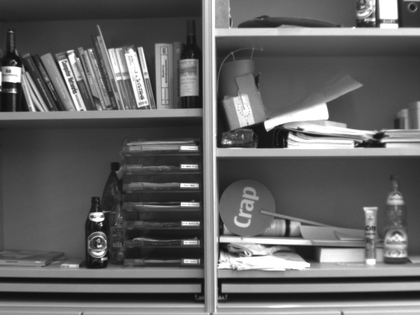
%> input picture Modul3/Bilder/I1.bmp, 420 x 315 px, shrunk from 640 x 480 before the run
$ octave CVHA3.m   (GNU Octave 9; MATLAB toolbox functions it lacks are replaced by stand-ins)
%> lines starting %> are read from the running program, lines starting %| are printed output that depends on the picture; in (x1, y1, x2, y2) boxes, pixels count from 0 and x2, y2 are one past the last pixel; in counts of white or black regions, pixels touching at a corner belong together; the program's own positions count from 1
### Modul3/sobel_xy.m
function [Ix,Iy]=sobel_xy(I)
%Interpolations Filter
di = [1  2 1];
%Ableitungs Filter
dd = [1 0 -1];
Ix=conv2(di,dd,I,'same');
Iy=conv2(dd,di,I,'same');
end

### Modul3/harris_detektor.m
function  Merkmale=harris_detektor(Bild,W,k,tau,tile_size,N,min_dist,do_plot)
%% Überprüfung der Eingabeparameter
switch nargin
    case 1
        W=7;
        k=0.03;
        tau = 0.01;
        tile_size = [40,40];
        N = 5;
        min_dist = 10;

    case 2
        k=0.03;
        tau = 0.01;
        tile_size = [40,40];
        N = 5;
        min_dist = 10;
    case 3
        tau = 0.01;
        tile_size = [40,40];
        N = 5;
        min_dist = 10;
    case 4
        tile_size = [40,40];
        N = 5;
        min_dist = 10;
    case 5
        N = 5;
        min_dist = 10;
    case 6
        min_dist = 10;
end

%Falls Tilesize nur als Skalar, erstelle quadratisches Fenster
if numel(tile_size) == 1
    tile_size=[tile_size,tile_size];
end
%% Vorbereitung zur Feature Detektion
%Hier noch eine weitere Gradienten-Funktion angegeben, die Gradienten
%mittels Gauss Filter approximiert, siehe Skript
%[Ix,Iy ]= Bild_gradient(Bild,1);
[Ix,Iy ]= sobel_xy(Bild);

%Wir wählen hier ein Fenster mit Gauss-Gewichtung zur besseren Bestimmung der
%Position der Merkmale. Üblicherweise kann man sigma = Filterlänge/5
%wählen.
fmask1   = fspecial('gaussian',[W,1],W/5);
%Das wäre die Fensterung ohne Gewichtung
%fmask1   = ones(W,1);

%Bestimmung der Einträge der G-Matrix
%G(1,1) Summe aller Ix^2 in Fenster W
Ixqval  = double(conv2(fmask1,fmask1,Ix.^2, 'same'));
%G(2,2) Summe aller Iy^2 in Fenster W
Iyqval  = double(conv2(fmask1,fmask1,Iy.^2, 'same'));
%G(1,2) und G(2,1) Summe aller Ix*Iy in Fenster W
Ixyval  = double(conv2(fmask1,fmask1,Ix.*Iy, 'same'));


%% Eigentliche Feature Detektion über Harrismessung
% Harrismessung
corner   = ((Ixqval.*Iyqval - Ixyval.^2) - k*(Ixqval + Iyqval).^2);


%Hier wäre der Code für erste Version, betrachte nur jeweils den kleineren
%Eigenwert der G-Matrizen. Die Eigenwerte einer 2x2 Matrix können ganz
%einfach berechnet werden ohne eine spezielle Funktion. Das /2 könnte auch
%weggelassen werden, um Rechenzeit zu sparen.
% sq=sqrt(Iyqval.^2 - 2.*Ixqval.*Iyqval + 4.*Ixyval.^2 + Ixqval.^2);
% EW1 = (-sq + Iyqval + Ixqval)/2;
% EW2 = (sq + Iyqval + Ixqval)/2;
% corner=zeros(size(EW1));

%Da man nicht weiß, welcher der berechneten Eigenwerte der kleinere ist,
%wird hier die Auswahl getroffen
% Selection = EW1<EW2;
% corner(Selection)=EW1(Selection);
% corner(~Selection)=EW2(~Selection);


test_tau = mean(corner(corner>0))*0.6;

% Da oben in Ixqval usw. wieder eine Faltung stattgefunden hat, müssen die
% Nullränder unterdrückt werden. Maske zur Unterdrückung wird in
% Funktion zeroBorder erstellt.
corner = corner.*zeroBorder(corner,ceil(W/2));

%Schwellwertbildung der Merkmale
corner(corner<=max(tau,test_tau)) = 0;

%% Einführung maximaler Anzahl an Merkmalen + minimaler Abstand 2er Merkmale

%Das AKKA ist ein Akkumulator Feld. Das Akkumulator Feld gibt
%Aufschluss darüber, wie viele Merkmale pro Kachel schon gefunden wurden.
%Somit muss der Wert des Elementes des AKKAs, welches der Kachel
%entspricht, in der ein Merkmal gefunden wurde, um 1 erhöht werden, wenn ein
%neues Merkmal detektiert wurde
AKKA = zeros(ceil(size(Bild,1)/tile_size(1)),ceil(size(Bild,2)/tile_size(2)));

%Die Matrix Cake beinhaltet eine "Kuchenmatrix", die eine kreisförmige
%Anordnung von Nullen beinhaltet und der Rest ist mit Einsen aufgefüllt.
%Diese dient dazu, dass man von jedem Merkmalspunkt nicht extra die
%Distanzen zu allen anderen Merkmalen bestimmen muss, sondern einfach die
%Punkte unterdrückt, die diesen minimalen Abstand nicht einhalten
Cake    = cake(min_dist);

%Damit diese Matrix Cake immer mit der Region um den gefundenen
%Merkmalspunkt elementweise multipliziert werden kann, auch an den Rändern
%der Matrix corner, wird die Matrix corner um einen "Nullrand", der genau
%dem minimalen Abstand entspricht, erweitert
Z = zeros(size(corner,1)+2*min_dist,size(corner,2)+2*min_dist);
Z((min_dist + 1):(size(corner,1)+min_dist),(min_dist + 1):(size(corner,2)+min_dist)) = corner;
corner = Z;


%Sortierung der Merkmale der Stärke nach absteigend
[sorted_list,sorted_index] = sort(corner(:),'descend');
%Eliminiere alle Indizes deren Merkmalsstärke = 0 (durch Schwellwert)
sorted_index(sorted_list==0)=[];

%Maximale Anzahl an Iterationen, falls alle Merkmale die in der sorted list
%vorkommen und deren Stärke größer 0 ist als endgültige Merkmale detektiert
%werden
end_search      = numel(sorted_index);
size_corner     = size(corner);

% Hier werden die Merkmale gespeichert. Die maximale Anzahl an Merkmalen
% entspricht der Anzahl der Kacheln * N. Damit initialisieren wir die
% Matrix Merkmale um Geschwindigkeitsverluste durch Speicherallokation zu vermeiden.
Merkmale=zeros(2,min(numel(AKKA)*N,end_search));
feature_count=1;


for  current_point = 1:end_search
    % Nehme nächstes Element aus sortierter Liste
    pt_index = sorted_index(current_point);
    %Falls dieser Punkt aufgrund von Distanz oder erreichter maximaler
    %Anzahl an Merkmalen pro Fenster schon auf 0 gesetzt wurde, wird hier
    %gestoppt und das nächste Element untersucht

    if(corner(pt_index)==0)
            continue;
    else
           %Extrahiere Reihen- und Spaltenindex. ind2sub wäre die
           %entsprechende Matlabfunktion, ist allerdings deutlich
           %langsamer als die verwendete Berechnung der Indizes
           %[row,col]=ind2sub(size_corner,pt_index). Unterschied kann bei
           %sehr vielen Merkmalen im Bereich von 100ms liegen.
           col = floor(pt_index/size_corner(1));
           row = pt_index - col*size_corner(1);
           col = col + 1;
    end


    %Berechnung der Indizes, und damit der ID der zum gefundenen
    %Merkmalspunkt korrespondierenden Kachel Ex und Ey
    Ex = floor((row-min_dist-1)/(tile_size(1)))+1;
    Ey = floor((col-min_dist-1)/(tile_size(2)))+1;

    %Erhöhe entsprechenden Wert des Akkumulator-Arrays und
    AKKA(Ex,Ey)=AKKA(Ex,Ey)+1;
    %multipliziere Region um den gefundenen Merkmalspunkt elementweise
    %mit der Kuchenmaske
    corner(row-min_dist:row+min_dist,col-min_dist:col+min_dist)=corner(row-min_dist:row+min_dist,col-min_dist:col+min_dist).*Cake;
    %Teste ob entsprechende Kachel schon genügend Merkmale beinhaltet
    if AKKA(Ex,Ey)==N
        %Falls ja, setzte alle verbleibenden Merkmale innerhalb dieser Kachel
        %auf 0
        corner((((Ex-1)*tile_size(1))+1+min_dist):min(size(corner,1),Ex*tile_size(1)+min_dist),(((Ey-1)*tile_size(2))+1+min_dist):min(size(corner,2),Ey*tile_size(2)+min_dist))=0;
    end

    %Speichere den Merkmalspunkt. Da wir die Matrix, die alle Merkmalspunkte
    %beinhaltet, um einen Nullrand der Breite min_dist vergrößert haben,
    %müssen wir diesen noch von den x,y-Koordinaten des gefundenen Merkmals
    %subtrahieren
    Merkmale(:,feature_count)=[col-min_dist;row-min_dist];
    feature_count = feature_count+1;
end

%Lösche alle unnötigen 0-Einträge der Vorinitialisierung
Merkmale = Merkmale(:,1:feature_count-1);

%% Darstellung der gefundenen Merkmale
if nargin==8
    figure
    colormap('gray')
    imagesc(Bild)
    %imshow(Bild);
    hold on;
    plot(Merkmale(1,:), Merkmale(2,:), 'g+');
    axis('off');
end
end

### Modul3/zeroBorder.m
function Mask=zeroBorder(I,W)
Mask=zeros(size(I));
Mask((W+1):(size(I,1)-W),(W+1):(size(I,2)-W))=1;

### Modul3/punkt_korrespondenzen.m
function [Korrespondenzen]=punkt_korrespondenzen(I1,I2,fpt1,fpt2,W,min_corr,do_plot)

Nbr_of_pts1 = size(fpt1,2);
Nbr_of_pts2 = size(fpt2,2);

%Matrix mit allen extrahierten Fenstern in Bild 1
Mat_feat_1 = zeros(W^2,Nbr_of_pts1);
%Matrix mit allen extrahierten Fenstern in Bild 2
Mat_feat_2 = zeros(Nbr_of_pts2,W^2);

Offset = floor(W/2);

%Vergrößere die Bilder um halbe Fenstergröße zur Vermeidung von if-Abfragen
Im1 = zeros(size(I1,1)+W-1,size(I1,2)+W-1);
Im2 = zeros(size(I2,1)+W-1,size(I2,2)+W-1);

Im1(Offset+1:end-Offset,Offset+1:end-Offset) = I1;
Im2(Offset+1:end-Offset,Offset+1:end-Offset) = I2;

%Es werden nun zu allen Merkmalspunkten aus I1 und I2 Fenster der
%Kantenlänge W extrahiert, die später miteinander korreliert werden sollen.
%Hierzu werden zunächst die entsprechenden Pixel (bzw. Indices) in den
%Bildern berechnet, die um die Feature-Punkte liegen.

Win_extract = 0:W-1;

%Hier extrahieren wir alle Regionen
for index = 1:max(Nbr_of_pts1,Nbr_of_pts2)
    if index <= Nbr_of_pts1
        %Verschiebung der Indizes an korrekte Position. Durch die
        %Vergrößerung der Bilder (Nullrand) ist der Koordinatenoffset immer
        %nicht-negativ. Das Mittelpixel (Merkmalsposition) hat einen Offset
        %von W/2.
        W_x_coord = Win_extract + fpt1(1,index);
        W_y_coord = Win_extract + fpt1(2,index);
        %Fenster extrahiert;
        W_extracted = Im1(W_y_coord,W_x_coord);
        %Mittelwertsfrei
        W_extracted = W_extracted(:)-mean(W_extracted(:));
        %Normierung dies enstpicht genau sqrt(sum((I1(x)-I1m).^2)) dem
        %ersten teil unter der Wurzel des Nenners in der NCC Formel
        Mat_feat_1(:,index) = W_extracted/norm(W_extracted);
    end

    if index <= Nbr_of_pts2
        %Verschiebung der Indizes an korrekte position
        W_x_coord = Win_extract + fpt2(1,index);
        W_y_coord = Win_extract + fpt2(2,index);
        %Fenster extrahiert;
        W_extracted = Im2(W_y_coord,W_x_coord);
        %Mittelwertfrei
        W_extracted = W_extracted(:)-mean(W_extracted(:));
        %Normierung dies enstpicht genau sqrt(sum((I2(x)-I2m).^2)) dem
        %zweiten teil unter der Wurzel des Nenners in der NCC formel
        Mat_feat_2(index,:) = W_extracted/norm(W_extracted);
    end
end

%Hier wird die letztendliche NCC berechnet durch ein einfaches Matrix-Matrix
%Produkt. Im Eintrag (x,y) von NCC_matrix steht die Korrelation des Punktes
%X im zweiten Bild mit dem punkt y im ersten Bild
NCC_matrix = Mat_feat_2*Mat_feat_1;
%Setze alle Korrelationswerte auf 0 die kleiner als der Schwellwert sind
NCC_matrix(NCC_matrix<min_corr)=0;
%Initialisere Korrespondenzen-Matrix
Korrespondenzen=zeros(4,min(Nbr_of_pts1,Nbr_of_pts2));
Korr_count=1;
[sorted_list,sorted_index] = sort(NCC_matrix(:),'descend');
%Eliminiere alle Indizes deren Feature-Stärke = 0
sorted_index(sorted_list==0)=[];
%Maximale Anzahl an iterationen entspricht
end_search      = numel(sorted_index);
size_ncc     = size(NCC_matrix);
% Falls Plotten gewünscht, stelle zuerst I1 und I2 nebeneinander dar
if nargin == 7
    figure
    imshow(uint8([I1,I2]));
    addx = size(I1,2);
    addy = 0;%size(I1,1);
    hold on
end
for search_here = 1:end_search

    % Nehme nächstes Element aus der absteigend nach Größe sortierten Liste
    pt_index = sorted_index(search_here);
    % Kontrolle ob dieser Wert noch existiert oder bereits auf 0 gesetzt
    % wurde
    if(NCC_matrix(pt_index)==0)
        continue;
    else
        %Extrahiere Reihen- und Spaltenindex
        [Idx_fpt2,Idx_fpt1]=ind2sub(size_ncc,pt_index);
    end

    %Setze entsprechende Zeile bzw. Spalte = 0 zur vermeidung, dass einem
    %Featurepunkte mehrere Korrespondenzen zugewiesen werden
    NCC_matrix(Idx_fpt2,:) = 0;
    NCC_matrix(:,Idx_fpt1) = 0;
    Korrespondenzen(:,Korr_count) = [fpt1(:,Idx_fpt1);fpt2(:,Idx_fpt2)];
    Korr_count = Korr_count+1;
  if nargin == 7
      %Zeichne Feature Punkt in Bild 1 ein
       plot(fpt1(1,Idx_fpt1),fpt1(2,Idx_fpt1),'o');
       %Zeichne Korrespondenzpunkt ind Bild 2 ein
       plot(fpt2(1,Idx_fpt2)+addx,fpt2(2,Idx_fpt2)+addy,'o');
       %Verbinde beide Punkte mit einer Linie
       line([fpt1(1,Idx_fpt1),fpt2(1,Idx_fpt2)+addx],[fpt1(2,Idx_fpt1),fpt2(2,Idx_fpt2)+addy],'Color',[0,1,0]);
  end
end
%Lösche unnötig initalisierte Elemente der Korrespondenzmatrix
Korrespondenzen = Korrespondenzen(:,1:Korr_count-1);

### Modul3/F_ransac.m
function [Korrespondenzen_robust]=F_ransac(Korrespondenzen,p1,p2,max_dist)
% Anzahl der Korrespondenz-Paare
n = length(Korrespondenzen);
% F黵 die Bestimmung von E_Matrix k=8 Punkte sind mindestens n鰐ig
k = 8;

% Minimum Anzahl an Iterationen
s = ceil((log(1-p1))/(log(1-(1-p2)^k)));

%Definieren Matrix C als die Matrix wo die Consensus Menge gespeichert
%wird
Consensus_Menge = zeros(4,n);

% Initialisierung
Consensus_Menge(:,1) = [1 1 1 1]';
tempCorr = zeros(4,n);

% S Iterationen absolvieren
for i = 1:s
   % Counter f黵 Korrespondenzen
   countCorr=0;
   % Willk黵liche Wahl f黵 die 8 Korrespondenz-Punkte
   r = randi(n,k,1);

   % Input-Set f黵 die Sch鋞zung von E_matrix setzen
   tempInput = zeros(4,8);
   for j = 1:k
       tempInput(:,j) = Korrespondenzen(:,r(j));
   end

   % compute model parameter
   F = F_matrix(tempInput);

   % Berechnung der Samspon-Distanz f黵 alle Korrespondenz-Punkte
   for j = 1:n
        d = ([Korrespondenzen(3:4,j);1]'*F*[Korrespondenzen(1:2,j);1])^2 / ...
            ( norm(skew_matrix([0 0 1])*F*[Korrespondenzen(1:2,j);1] ,2)^2 ...
            + norm([Korrespondenzen(3:4,j);1]'*F*(skew_matrix([0 0 1]))',2)^2 ) ;

       % speichere den jeweiligen Korrespondenz-Punkt in der Consesus-Menge, wenn die
       % Sampson-Distanz kleiner als max_dist ist
       if d < max_dist
           countCorr = countCorr + 1;
           tempCorr(:,countCorr) = Korrespondenzen(:,j);
       end
   end
   %falls Consensus Menge gr鲞er als die alte ,dann neue Menge nehmen
   if countCorr >= find(Consensus_Menge(1,:),1,'last')
       Consensus_Menge = tempCorr;
   end

end % end i = 1:s

Korrespondenzen_robust = Consensus_Menge(:,1:find(Consensus_Menge(1,:),1,'last'));

end

### Modul3/rgb_to_gray.m
function [Image]=rgb_to_gray(Input)
if(size(Input,3)~=3)
    Image=Input;
    return;
end
Image=0.299*Input(:,:,1)+0.587*Input(:,:,2)+0.114*Input(:,:,3);
end

### Modul3/F_matrix.m
%Funktion zur Berechnung der Fundamentalen Matrix aus den 黚ergebenen
%Korrespondenzen. Anzahl der Korrespondenzen, wie bei der Essentiellen
%Matrix, ist 8
function [F]=F_matrix(Korrespondenzen)
if size(Korrespondenzen,1) == 4
    PtC1 = [Korrespondenzen(1:2,:);ones(1,size(Korrespondenzen,2))];
    PtC2 = [Korrespondenzen(3:4,:);ones(1,size(Korrespondenzen,2))];
end

H1=normalizePixel(PtC1);
H2=normalizePixel(PtC2);
x1n=H1*PtC1;
x2n=H2*PtC2;
Xi = (kron(x1n,ones(3,1)).*kron(ones(3,1),x2n))';

% Singul鋜wertzerlegung der Matrix Chi bzw Xi um F_s zu berechnen
% (Singul鋜werte werden automatisch der Gr鲞e nach sortiert)
[U,S,V] = svd(Xi);

% Fundamentale Matrix, F
F = reshape(V(:,end),3,3);
% Anpassen der Singul鋜werte f黵 Fundamentale Matrix F
[U, S, V] = svd(F);
S(3,3)=0;
F = U *S * V';
F=H2'*F*H1;
F = F / norm(F,2);

### Modul3/cake.m
function Cake=cake(MinDist)
[X,Y]=meshgrid(-MinDist:MinDist,[-MinDist:MinDist]);
Cake=sqrt(X.^2+Y.^2)>MinDist;

### Modul3/normalizePixel.m
function [H]=normalizePixel(x)
varx=sqrt(var(x(1,:)));
meanx=mean(x(1,:));
vary=sqrt(var(x(2,:)));
meany=mean(x(2,:));
H = [  1/varx,0,     -meanx/varx;
       0,     1/vary,-meany/vary;
       0,          0,           1];

### Modul3/CVHA3.m
%Hassene Khelil
%3608341
%khelil.hassen@gmail.com

%Code

close all;
warning off;

B1rgb = double(imread('Bilder/I1.bmp'));
%> B1rgb: size 315x420 double; min 15, max 255, mean 99.8; mean of the top-left, top-right, bottom-left and bottom-right quarters 87.8, 115.5, 81.6, 114.5
B2rgb = double(imread('Bilder/I4.bmp'));
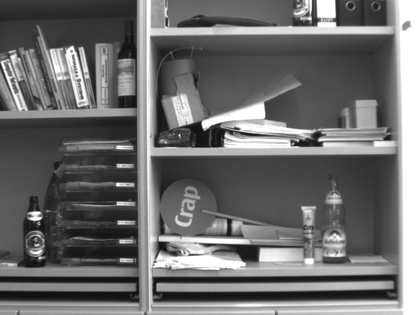
%> input picture Modul3/Bilder/I4.bmp, 420 x 315 px, shrunk from 640 x 480 before the run
%> B2rgb: size 315x420 double; min 15, max 255, mean 109.7; mean of the top-left, top-right, bottom-left and bottom-right quarters 100.3, 126.3, 92.9, 119.3

W=9;

B1    = rgb_to_gray(B1rgb);
B2    = rgb_to_gray(B2rgb);

%Hier kann nat�rlich an den Werten gedreht werden
Mpt1=harris_detektor(B1,W,0.03,0.1,[40,40],50,5);
%> in harris_detektor, `test_tau = mean(corner(corner>0))*0.6;`: test_tau = 85384943.6
%> in zeroBorder, `Mask((W+1):(size(I,1)-W),(W+1):(size(I,2)-W))=1;`:
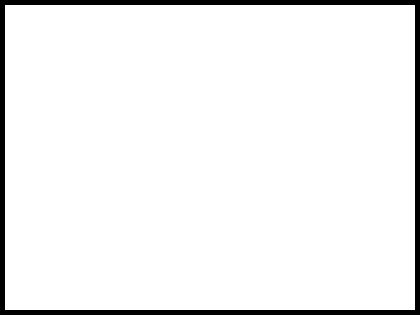
%> Mask: size 315x420 double; values 0 (black) and 1 (white), 94.5% white; 1 black region, box (x1, y1, x2, y2) and area: (0, 0, 420, 315) 7250
%> in harris_detektor, `end_search      = numel(sorted_index);`: end_search = 11383
%> the loop in harris_detektor, `for  current_point = 1:end_search` made 11383 passes
%> (pt_index, col, row, Ex, Ey) on passes 1, 9, 11, 12, 24, 31, 44, 46, 51: (35000, 108, 225, 6, 3), (60659, 187, 209, 6, 5), (6272, 20, 97, 3, 1), (60641, 187, 191, 5, 5), (122876, 379, 26, 1, 10), (88535, 273, 135, 4, 7), (34669, 107, 219, 6, 3), (73047, 225, 247, 7, 6), (60947, 188, 172, 5, 5)
%> pt_index on passes 2 to 7: 35325, 35324, 34999, 35001, 34678, 34677
%> after the loop in harris_detektor, `for  current_point = 1:end_search`: corner: size 325x430 double; every value is 0
%> after the loop in harris_detektor, `for  current_point = 1:end_search`: col = 141; feature_count = 405; row = 91
%> in harris_detektor, `Merkmale = Merkmale(:,1:feature_count-1);`: Merkmale = 404 columns, first 8: [103 182 15 182 374 268 102 220; 220 204 92 186 21 130 214 242]
%> Mpt1 has the same summary as Merkmale in harris_detektor
Mpt2=harris_detektor(B2,W,0.03,0.1,[40,40],50,5);
%> call 2 of harris_detektor, with W = 9, k = 0.03, tau = 0.1, tile_size = [40 40], N = 50, min_dist = 5
%> in harris_detektor (call 2), `corner   = ((Ixqval.*Iyqval - Ixyval.^2) - k*(Ixqval + Iyqval).^2);`:
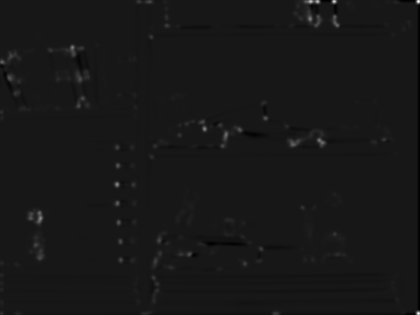
%> corner: size 315x420 double; min -1.8e+09, max 1.78e+10, mean 35654562.7; drawn with min black and max white
%> in harris_detektor (call 2), `test_tau = mean(corner(corner>0))*0.6;`: test_tau = 79489910.5
%> in harris_detektor (call 2), `Z((min_dist + 1):(size(corner,1)+min_dist),(min_dist + 1):(size(corner..`:
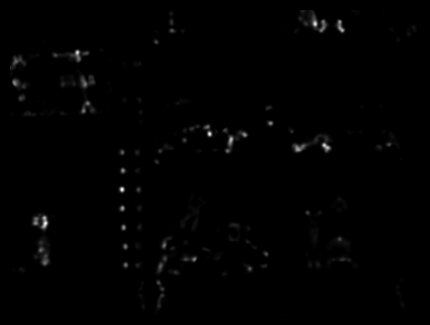
%> Z: size 325x430 double; min 0, max 8.55e+09, mean 55018762.8; drawn with min black and max white
%> in harris_detektor (call 2), `end_search      = numel(sorted_index);`: end_search = 11360
%> the loop in harris_detektor (call 2), `for  current_point = 1:end_search` made 11360 passes
%> (pt_index, col, row, Ex, Ey) on passes 1, 2, 4, 8, 9, 11, 32, 35, 39: (14849, 46, 224, 6, 2), (39840, 123, 190, 5, 3), (68060, 210, 135, 4, 6), (25078, 78, 53, 2, 2), (102399, 316, 24, 1, 8), (105446, 325, 146, 4, 8), (75215, 232, 140, 4, 6), (14519, 45, 219, 6, 1), (111181, 343, 31, 1, 9)
%> pt_index on passes 3, 5, 6, 7, 10, 12: 39515, 68059, 14848, 14850, 102400, 14524
%> after the loop in harris_detektor (call 2), `for  current_point = 1:end_search`: col = 312; feature_count = 406; row = 270
%> in harris_detektor (call 2), `Merkmale = Merkmale(:,1:feature_count-1);`: Merkmale = 405 columns, first 8: [41 118 205 73 311 320 227 40; 219 185 130 48 19 141 135 214]
%> Mpt2 has the same summary as Merkmale in harris_detektor

W=9;
Korrespondenzen = punkt_korrespondenzen(B1,B2,Mpt1,Mpt2,W,0.95,1);
%> the loop in punkt_korrespondenzen, `for index = 1:max(Nbr_of_pts1,Nbr_of_pts2)` made 405 passes
%> (W_x_coord, W_y_coord) on passes 1 to 8: ([41 42 43 44 45 46 47 48 49], [219 220 221 222 223 224 225 226 227]), ([118 119 120 121 122 123 124 125 126], [185 186 187 188 189 190 191 192 193]), ([205 206 207 208 209 210 211 212 213], [130 131 132 133 134 135 136 137 138]), ([73 74 75 76 77 78 79 80 81], [48 49 50 51 52 53 54 55 56]), ([311 312 313 314 315 316 317 318 319], [19 20 21 22 23 24 25 26 27]), ([320 321 322 323 324 325 326 327 328], [141 142 143 144 145 146 147 148 149]), ([227 228 229 230 231 232 233 234 235], [135 136 137 138 139 140 141 142 143]), ([40 41 42 43 44 45 46 47 48], [214 215 216 217 218 219 220 221 222])
%> W_y_coord on pass 48: [51 52 53 54 55 56 57 58 59]
%> after the loop in punkt_korrespondenzen, `for index = 1:max(Nbr_of_pts1,Nbr_of_pts2)`:
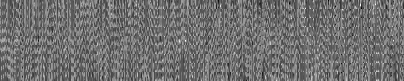
%> Mat_feat_1: size 81x404 double; min -0.447, max 0.565, mean 4.34e-19; drawn with min black and max white
%> after the loop in punkt_korrespondenzen, `for index = 1:max(Nbr_of_pts1,Nbr_of_pts2)`:
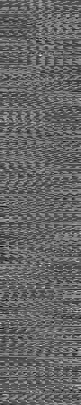
%> Mat_feat_2: size 405x81 double; min -0.407, max 0.605, mean -1.08e-19; drawn with min black and max white
%> after the loop in punkt_korrespondenzen, `for index = 1:max(Nbr_of_pts1,Nbr_of_pts2)`: W_extracted = 81 values, max 50.46 at index 37, min -70.54 at index 3, mean -5.97e-15; W_x_coord = [307 308 309 310 311 312 313 314 315]; W_y_coord = [265 266 267 268 269 270 271 272 273]
%> in punkt_korrespondenzen, `imshow(uint8([I1,I2]));`:
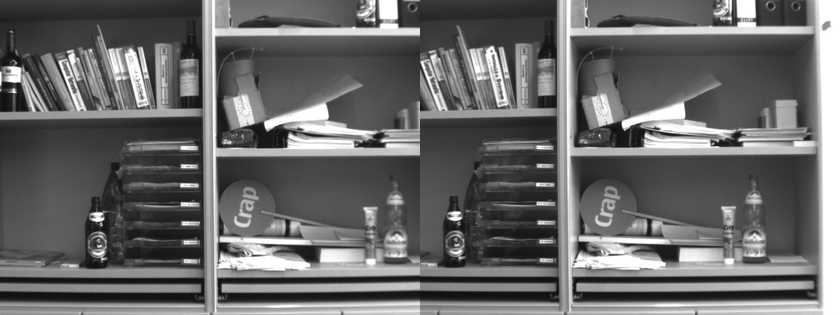
%> displayed picture: size 315x840, on the screen's scale of 0 to 255; min 15, max 255, mean 104.8
%> the loop in punkt_korrespondenzen, `for search_here = 1:end_search` made 170 passes
%> (pt_index, Idx_fpt2, Idx_fpt1) on passes 1 to 12: (93798, 243, 232), (143368, 403, 354), (105098, 203, 260), (10559, 29, 27), (120612, 327, 298), (42251, 131, 105), (11363, 23, 29), (38565, 90, 96), (27608, 68, 69), (137262, 372, 339), (51531, 96, 128), (69422, 167, 172)
%> pt_index on passes 36, 49: 29375, 101084
%> after the loop in punkt_korrespondenzen, `for search_here = 1:end_search`: NCC_matrix: size 405x404 double; every value is 0

tic
[Korrespondenzen_robust]=F_ransac(Korrespondenzen,0.95,0.5,5e-310);
%> (the run ends here)
